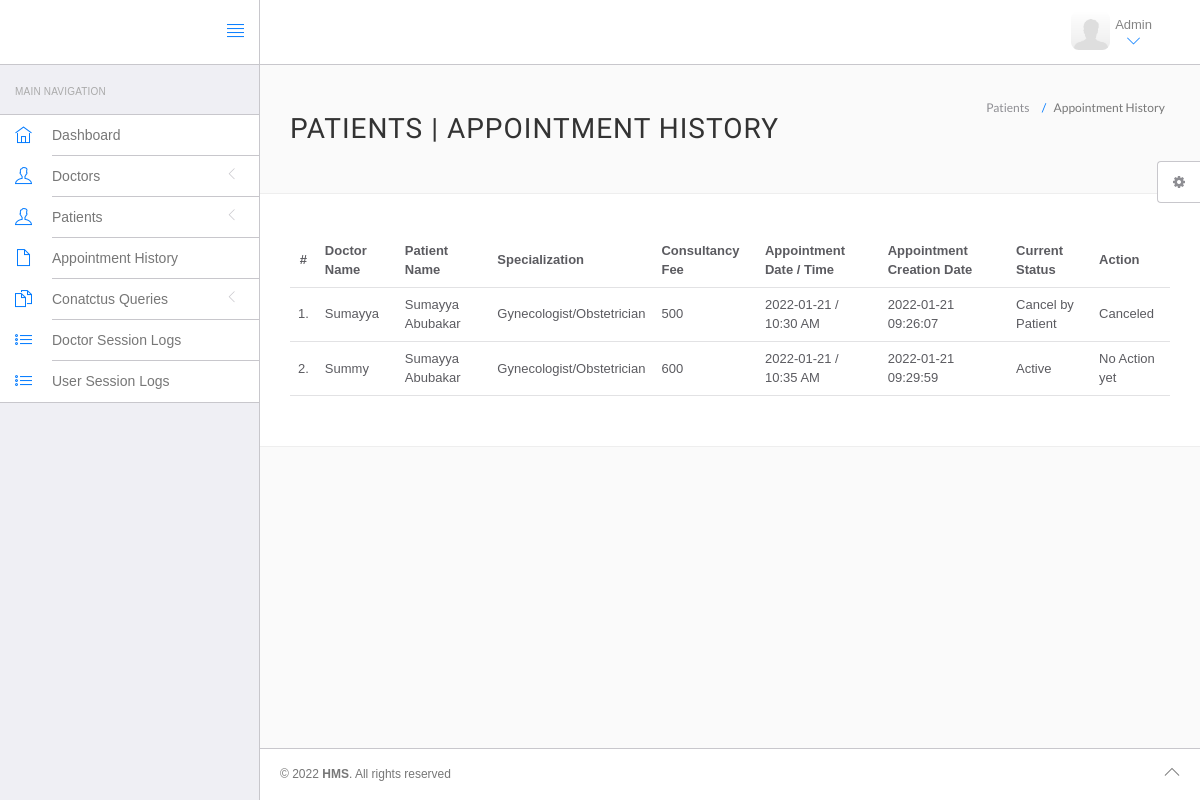
The page /hms/admin/appointment-history.php (signed in) on the database its author committed.
### tables this page shows
CREATE TABLE `appointment` (
  `id` int(11) NOT NULL,
  `doctorSpecialization` varchar(255) NOT NULL,
  `doctorId` int(11) NOT NULL,
  `userId` int(11) NOT NULL,
  `consultancyFees` int(11) NOT NULL,
  `appointmentDate` varchar(255) NOT NULL,
  `appointmentTime` varchar(255) NOT NULL,
  `postingDate` timestamp NOT NULL DEFAULT current_timestamp(),
  `userStatus` int(11) NOT NULL,
  `doctorStatus` int(11) NOT NULL,
  `updationDate` varchar(255) NOT NULL
);

CREATE TABLE `doctors` (
  `id` int(11) NOT NULL,
  `specilization` varchar(255) DEFAULT NULL,
  `doctorName` varchar(255) DEFAULT NULL,
  `address` longtext DEFAULT NULL,
  `docFees` varchar(255) DEFAULT NULL,
  `contactno` bigint(11) DEFAULT NULL,
  `docEmail` varchar(255) DEFAULT NULL,
  `password` varchar(255) DEFAULT NULL,
  `creationDate` timestamp NULL DEFAULT current_timestamp(),
  `updationDate` timestamp NULL DEFAULT NULL ON UPDATE current_timestamp()
);

CREATE TABLE `users` (
  `id` int(11) NOT NULL,
  `fullName` varchar(255) DEFAULT NULL,
  `address` longtext DEFAULT NULL,
  `city` varchar(255) DEFAULT NULL,
  `gender` varchar(255) DEFAULT NULL,
  `email` varchar(255) DEFAULT NULL,
  `password` varchar(255) DEFAULT NULL,
  `regDate` timestamp NULL DEFAULT current_timestamp(),
  `updationDate` timestamp NULL DEFAULT NULL ON UPDATE current_timestamp()
);

### hms/admin/appointment-history.php (the view, shortened to what this page needs)
<?php
include('include/config.php');
?>
<!DOCTYPE html>
<html lang="en">
	<head>
		<link rel="stylesheet" href="vendor/bootstrap/css/bootstrap.min.css">
		<link rel="stylesheet" href="vendor/fontawesome/css/font-awesome.min.css">
		<link rel="stylesheet" href="vendor/themify-icons/themify-icons.min.css">
		<link href="vendor/animate.css/animate.min.css" rel="stylesheet" media="screen">
		<link href="vendor/perfect-scrollbar/perfect-scrollbar.min.css" rel="stylesheet" media="screen">
		<link href="vendor/switchery/switchery.min.css" rel="stylesheet" media="screen">
		<link href="vendor/bootstrap-touchspin/jquery.bootstrap-touchspin.min.css" rel="stylesheet" media="screen">
		<link href="vendor/select2/select2.min.css" rel="stylesheet" media="screen">
		<link href="vendor/bootstrap-datepicker/bootstrap-datepicker3.standalone.min.css" rel="stylesheet" media="screen">
		<link href="vendor/bootstrap-timepicker/bootstrap-timepicker.min.css" rel="stylesheet" media="screen">
		<link rel="stylesheet" href="assets/css/styles.css">
		<link rel="stylesheet" href="assets/css/plugins.css">
		<link rel="stylesheet" href="assets/css/themes/theme-1.css" id="skin_color" />
	</head>
	<body>
		<div id="app">
<?php include('include/sidebar.php');?>
			<div class="app-content">
					<?php include('include/header.php');?>
				<div class="main-content" >
					<div class="wrap-content container" id="container">
						<section id="page-title">
							<div class="row">
								<div class="col-sm-8">
									<h1 class="mainTitle">Patients  | Appointment History</h1>
																	</div>
								<ol class="breadcrumb">
									<li>
										<span>Patients </span>
									</li>
									<li class="active">
										<span>Appointment History</span>
									</li>
								</ol>
							</div>
						</section>
						<div class="container-fluid container-fullw bg-white">
									<div class="row">
								<div class="col-md-12">
									<table class="table table-hover" id="sample-table-1">
										<thead>
											<tr>
												<th class="center">#</th>
												<th class="hidden-xs">Doctor Name</th>
												<th>Patient Name</th>
												<th>Specialization</th>
												<th>Consultancy Fee</th>
												<th>Appointment Date / Time </th>
												<th>Appointment Creation Date  </th>
												<th>Current Status</th>
												<th>Action</th>
											</tr>
										</thead>
										<tbody>
<?php
$sql=mysqli_query($con,"select doctors.doctorName as docname,users.fullName as pname,appointment.*  from appointment join doctors on doctors.id=appointment.doctorId join users on users.id=appointment.userId ");
$cnt=1;
while($row=mysqli_fetch_array($sql))
{
?>
											<tr>
												<td class="center"><?php echo $cnt;?>.</td>
												<td class="hidden-xs"><?php echo $row['docname'];?></td>
												<td class="hidden-xs"><?php echo $row['pname'];?></td>
												<td><?php echo $row['doctorSpecialization'];?></td>
												<td><?php echo $row['consultancyFees'];?></td>
												<td><?php echo $row['appointmentDate'];?> / <?php echo
												 $row['appointmentTime'];?>
												</td>
												<td><?php echo $row['postingDate'];?></td>
												<td>
<?php if(($row['userStatus']==1) && ($row['doctorStatus']==1))
{
	echo "Active";
}
if(($row['userStatus']==0) && ($row['doctorStatus']==1))
{
	echo "Cancel by Patient";
}
												?></td>
												<td >
												<div class="visible-md visible-lg hidden-sm hidden-xs">
							<?php if(($row['userStatus']==1) && ($row['doctorStatus']==1))
{
echo "No Action yet";
	 } else {
		echo "Canceled";
		} ?>
												</div>
												</td>
											</tr>
											<?php
$cnt=$cnt+1;
											 }?>
										</tbody>
									</table>
								</div>
							</div>
								</div>
					</div>
				</div>
			</div>
	<?php include('include/footer.php');?>
	<?php include('include/setting.php');?>
		</div>
	</body>
</html>

### hms/admin/assets/css/themes/theme-1.css (style rules this page uses)
body { background: #FAFAFA; }

### rows shown on the page
appointment: doctorId.doctorName "Sumayya", userId.fullName "Sumayya Abubakar", doctorSpecialization "Gynecologist/Obstetrician", consultancyFees "500", appointmentDate "2022-01-21", appointmentTime "10:30 AM", postingDate "2022-01-21 09:26:07", userStatus "Cancel by Patient"
appointment: doctorId.doctorName "Summy", userId.fullName "Sumayya Abubakar", doctorSpecialization "Gynecologist/Obstetrician", consultancyFees "600", appointmentDate "2022-01-21", appointmentTime "10:35 AM", postingDate "2022-01-21 09:29:59", userStatus "Active"
